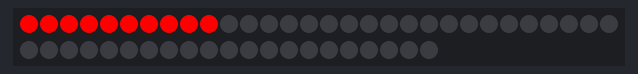
Simulated run of this sketch. Board: Arduino Uno, built with avr-gcc and run on an emulated ATmega328P. Parts: 51 RGB LEDs in strip order, left to right, continuing on the next row.

Above: at 0.45 s.
At 19.34 s:
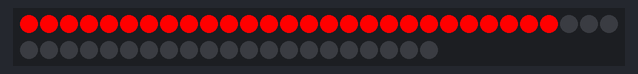
At 27.26 s:
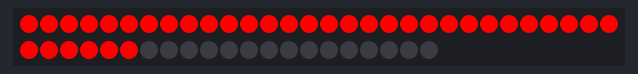
At 39.78 s:
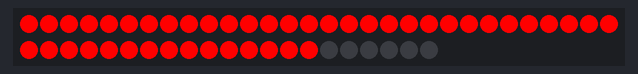

The sketch:

rgb-arduino.ino
```cpp
// простейшие динамические эффекты
// сначала ознакомься с примером microLED_guide !!!

unsigned long time = 0;

#define STRIP_PIN 6     // пин ленты
#define NUMLEDS 51      // кол-во светодиодов

#define COLOR_DEBTH 3
#include <microLED.h>   // подключаем библу
microLED<NUMLEDS, STRIP_PIN, MLED_NO_CLOCK, LED_WS2818, ORDER_GRB, CLI_AVER> strip;

void setup() {
  strip.setBrightness(255);
}

void loop() {

  long tempTime = millis();
  if(tempTime - time >= 30)
  {
    // раскомментируй нужный эффект
    //rainbow();      // бегущая радуга во всю ленту
    filler();       // плавное заполнение
    //colorCycle();   // плавная смена цвета
    //runningDots();  // бегущие точки

    // вывод
    //breathing();    // "дыхание" яркости, применяется ко всем эффектам
    strip.show();   // вывод
    time =tempTime;
  }
}

void rainbow() {
  static byte counter = 0;
  for (int i = 0; i < NUMLEDS; i++) {
    strip.set(i, mWheel8(counter + i * 255 / NUMLEDS));   // counter смещает цвет
  }
  counter += 3;   // counter имеет тип byte и при достижении 255 сбросится в 0
}

void filler() {
  static int counter = 0;
  strip.clear();
  strip.fill(0, counter, mRed);
  counter++;
  if (counter >= NUMLEDS) counter = 0;
}

void colorCycle() {
  static byte counter = 0;
  strip.fill(mWheel8(counter));
  counter += 3;
}

void runningDots() {
  static byte counter = 0;
  // перемотка буфера со сдвигом (иллюзия движения пикселей)
  for (int i = 0; i < NUMLEDS - 1; i++) strip.leds[i] = strip.leds[i + 1];

  // каждый третий вызов - последний пиксель красным, иначе чёрным
  if (counter % 3 == 0) strip.leds[NUMLEDS - 1] = mRed;
  else strip.leds[NUMLEDS - 1] = mBlack;
  counter++;
  delay(100);   // дополнительная задержка
}

void breathing() {
  static int dir = 1;
  static int bright = 0;
  bright += dir * 5;    // 5 - множитель скорости изменения

  if (bright > 255) {
    bright = 255;
    dir = -1;
  }
  if (bright < 0) {
    bright = 0;
    dir = 1;
  }
  strip.setBrightness(bright);
}
```
